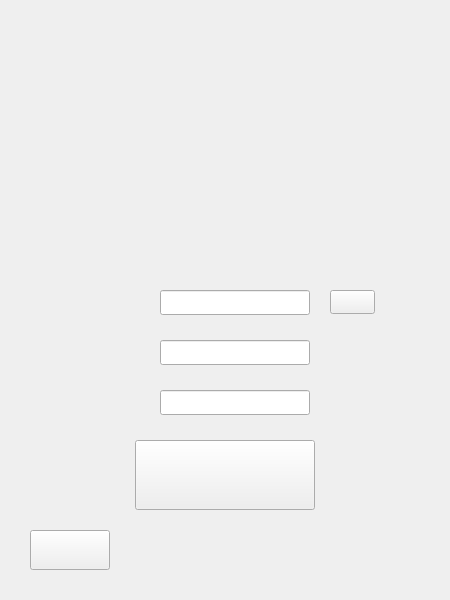
<?xml version="1.0" encoding="UTF-8"?>
<ui version="4.0">
 <class>Register</class>
 <widget class="QWidget" name="Register">
  <property name="geometry">
   <rect>
    <x>0</x>
    <y>0</y>
    <width>450</width>
    <height>600</height>
   </rect>
  </property>
  <property name="windowTitle">
   <string>Form</string>
  </property>
  <widget class="QPushButton" name="pushButton_register">
   <property name="geometry">
    <rect>
     <x>135</x>
     <y>440</y>
     <width>180</width>
     <height>70</height>
    </rect>
   </property>
   <property name="styleSheet">
    <string notr="true">QPushButton{border-image:url(:/Register/src/CHECKCONFIRM_W.png)}
QPushButton:hover{border-image:url(:/Register/src/CHECKCONFIRM_P.png) }
QPushButton:pressed{border-image: url(:/Register/src/CHECKCONFIRM_C.png)}</string>
   </property>
   <property name="text">
    <string/>
   </property>
  </widget>
  <widget class="QPushButton" name="pushButton_return">
   <property name="geometry">
    <rect>
     <x>30</x>
     <y>530</y>
     <width>80</width>
     <height>40</height>
    </rect>
   </property>
   <property name="styleSheet">
    <string notr="true">QPushButton{border-image:url(:/Return/src/RETURN_W.png)}
QPushButton:hover{border-image: url(:/Return/src/RETURN_P.png)}
QPushButton:pressed{border-image: url(:/Return/src/RETURN_C.png)}</string>
   </property>
   <property name="text">
    <string/>
   </property>
  </widget>
  <widget class="QLineEdit" name="lineEdit_code">
   <property name="geometry">
    <rect>
     <x>160</x>
     <y>340</y>
     <width>150</width>
     <height>25</height>
    </rect>
   </property>
   <property name="echoMode">
    <enum>QLineEdit::Password</enum>
   </property>
  </widget>
  <widget class="QLineEdit" name="lineEdit_codeconfirm">
   <property name="geometry">
    <rect>
     <x>160</x>
     <y>390</y>
     <width>150</width>
     <height>25</height>
    </rect>
   </property>
   <property name="echoMode">
    <enum>QLineEdit::Password</enum>
   </property>
  </widget>
  <widget class="QLabel" name="label_account">
   <property name="geometry">
    <rect>
     <x>94</x>
     <y>290</y>
     <width>55</width>
     <height>25</height>
    </rect>
   </property>
   <property name="styleSheet">
    <string notr="true"/>
   </property>
   <property name="text">
    <string/>
   </property>
   <property name="pixmap">
    <pixmap resource="index.qrc">:/Register/src/USERNAME_W_55_25.png</pixmap>
   </property>
  </widget>
  <widget class="QLabel" name="label_code">
   <property name="geometry">
    <rect>
     <x>100</x>
     <y>340</y>
     <width>45</width>
     <height>25</height>
    </rect>
   </property>
   <property name="text">
    <string/>
   </property>
   <property name="pixmap">
    <pixmap resource="index.qrc">:/Register/src/CODE_W_45_25.png</pixmap>
   </property>
  </widget>
  <widget class="QPushButton" name="pushButton_checkname">
   <property name="geometry">
    <rect>
     <x>330</x>
     <y>290</y>
     <width>45</width>
     <height>24</height>
    </rect>
   </property>
   <property name="styleSheet">
    <string notr="true">QPushButton{border-image:url(:/Register/src/CHECK_W.png)}
QPushButton:hover{border-image:url(:/Register/src/CHECK_P.png) }
QPushButton:pressed{border-image: url(:/Register/src/CHECK_C.png)}</string>
   </property>
   <property name="text">
    <string/>
   </property>
  </widget>
  <widget class="QLineEdit" name="lineEdit_useraccount">
   <property name="geometry">
    <rect>
     <x>160</x>
     <y>290</y>
     <width>150</width>
     <height>25</height>
    </rect>
   </property>
   <property name="font">
    <font>
     <family>微软雅黑</family>
     <pointsize>12</pointsize>
     <weight>75</weight>
     <bold>true</bold>
    </font>
   </property>
   <property name="text">
    <string/>
   </property>
  </widget>
  <widget class="QLabel" name="label">
   <property name="geometry">
    <rect>
     <x>90</x>
     <y>390</y>
     <width>60</width>
     <height>25</height>
    </rect>
   </property>
   <property name="text">
    <string/>
   </property>
   <property name="pixmap">
    <pixmap resource="index.qrc">:/Register/src/CONFIRMCODE_W_60_25.png</pixmap>
   </property>
  </widget>
 </widget>
 <resources>
  <include location="index.qrc"/>
 </resources>
 <connections/>
</ui>
